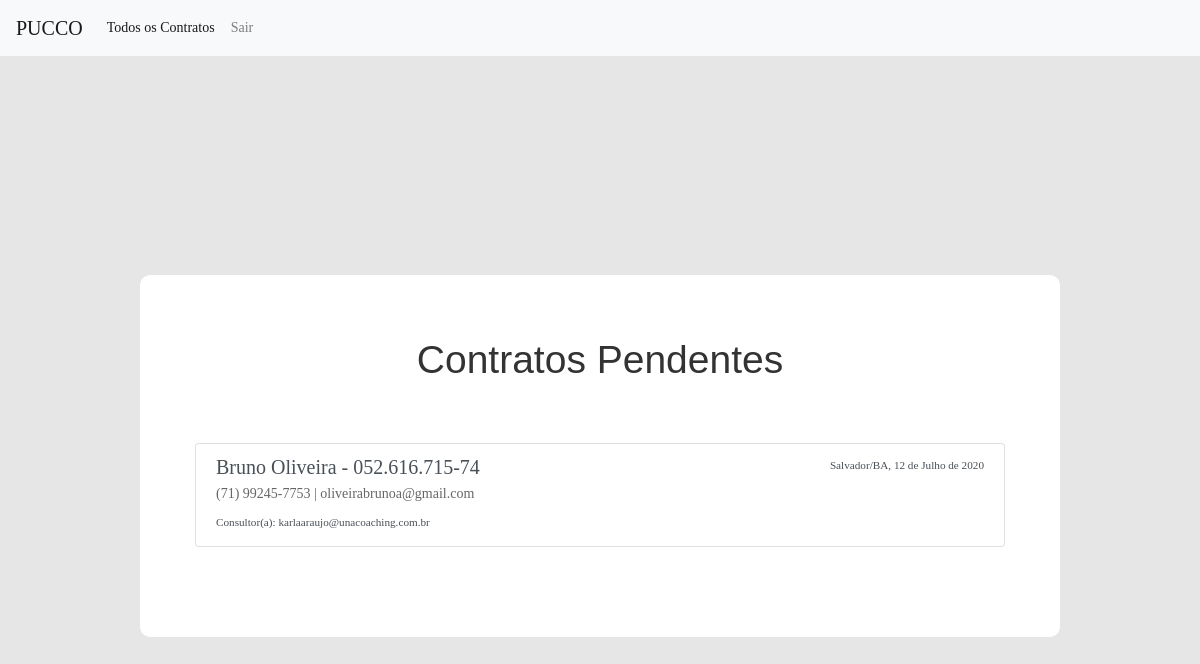
The app's page /contracts/ with its own data.
### tools/models.py (models this page shows)
class Contrato(models.Model):
    id = models.AutoField(primary_key=True, blank=False, null=False)
    contratante = models.CharField(max_length=250,verbose_name="Contratante",blank=False, null=True)
    rg = models.CharField(max_length=11,verbose_name="RG",blank=False, null=True)
    cpf = models.CharField(max_length=14,verbose_name="CPF",blank=False, null=True)
    endereco = models.CharField(max_length=250,blank=False, null=True)
    cidade_estado = models.CharField(max_length=100,verbose_name="Cidade/UF",blank=False, null=True)
    cep = models.CharField(max_length=100,verbose_name="CEP",blank=False, null=True)
    telefone = models.CharField(max_length=100,blank=False, null=True)
    data_nascimento = models.DateField(verbose_name="Data de Nascimento",blank=False, null=True)
    email = models.CharField(max_length=100,blank=False, null=True)
    turma = models.ForeignKey(Turma, null=True, on_delete=models.SET_NULL)
    forma_pagamento=models.CharField(max_length=250,blank=False, null=True)
    condicoes_pagamento=models.TextField(blank=False, null=True)
    extra_bonus =  models.CharField(max_length=100,blank=False, null=True)
    data_criacao = models.CharField(max_length=100,blank=True, null=True)
    consultor = models.CharField(max_length=100,blank=True, null=True)
    url_contrato=models.CharField(max_length=250,blank=False, null=True)
    def __str__(self):
        return '{0} - {1}'.format(self.contratante, self.cpf)
    class Meta:
        verbose_name = 'Contrato'
        verbose_name_plural = 'Contratos'

### tools/views.py (the view)
# urls.py: url(r'^contracts/$', views.allcontracts.as_view(), name='contracts'),
class allcontracts(ListView):
    template_name = 'contracts_list.html'
    model = Contrato

### tools/templates/contracts_list.html (shortened to what this page needs)
{% load staticfiles %}
{% load static %}
<!doctype html>
<html lang="en">
  <head>
    <link rel="stylesheet" href="https://stackpath.bootstrapcdn.com/bootstrap/4.3.1/css/bootstrap.min.css">
    <link rel="stylesheet" href="//code.jquery.com/ui/1.12.1/themes/base/jquery-ui.css">
			<link rel="stylesheet" type="text/css" href="{% static 'vendor/bootstrap/css/bootstrap.min.css' %}">
			<link rel="stylesheet" type="text/css" href="{% static 'fonts/font-awesome-4.7.0/css/font-awesome.min.css' %}">
			<link rel="stylesheet" type="text/css" href="{% static 'fonts/iconic/css/material-design-iconic-font.min.css' %}">
			<link rel="stylesheet" type="text/css" href="{% static 'vendor/animate/animate.css' %}">
			<link rel="stylesheet" type="text/css" href="{% static 'vendor/css-hamburgers/hamburgers.min.css' %}">
			<link rel="stylesheet" type="text/css" href="{% static 'vendor/animsition/css/animsition.min.css' %}">
			<link rel="stylesheet" type="text/css" href="{% static 'vendor/select2/select2.min.css' %}">
			<link rel="stylesheet" type="text/css" href="{% static 'vendor/daterangepicker/daterangepicker.css' %}">
			<link rel="stylesheet" type="text/css" href="{% static 'vendor/noui/nouislider.min.css' %}">
			<link rel="stylesheet" type="text/css" href="{% static 'css/util.css' %}">
			<link rel="stylesheet" type="text/css" href="{% static 'css/main.css' %}">
  </head>
  <body>
    {% include "menu.html" %}
    <div class="container-contact100">
        <div class="wrap-contact100">
          <span class="contact100-form-title">
            Contratos Pendentes
          </span>
    				<div class="list-group">
    					{% for contrato in contrato_list %}
    					  <a href="{% url 'tools:contracts' %}{{contrato.pk}}" class="list-group-item list-group-item-action flex-column align-items-start">
    					    <div class="d-flex w-100 justify-content-between">
    					      <h5 class="mb-1">{{ contrato }}</h5>
    					      <small>{{ contrato.data_criacao }}</small>
    					    </div>
    					    <p class="mb-1">{{ contrato.telefone }} | {{ contrato.email }}</p>
    					    <small>Consultor(a): {{ contrato.consultor }}</small>
    					  </a>
    					{% empty %}
    					    <li>No articles yet.</li>
    					{% endfor %}
    				</div>
      </div>
    </div>
  </body>
</html>

### tools/static/css/main.css (style rules this page uses)
* { margin: 0px; padding: 0px; box-sizing: border-box; }
body, html { height: 100%; font-family: Poppins-Regular, sans-serif; }
a { font-family: Poppins-Regular; font-size: 14px; line-height: 1.7; color: #666666; margin: 0px; transition: all 0.4s; -webkit-transition: all 0.4s; -o-transition: all 0.4s; -moz-transition: all 0.4s; }
h1,h2,h3,h4,h5,h6 { margin: 0px; }
p { font-family: Poppins-Regular; font-size: 14px; line-height: 1.7; color: #666666; margin: 0px; }
.container-contact100 { width: 100%; min-height: 100vh; display: -webkit-box; display: -webkit-flex; display: -moz-box; display: -ms-flexbox; display: flex; flex-wrap: wrap; justify-content: center; align-items: center; padding: 15px; background: #e6e6e6; }
.wrap-contact100 { width: 920px; background: #fff; border-radius: 10px; overflow: hidden; padding: 62px 55px 90px 55px; }
.contact100-form-title { display: block; width: 100%; font-family: inherit; font-size: 39px; color: #333333; line-height: 1.2; text-align: center; padding-bottom: 59px; }

### records on screen
Contrato: contratante+cpf "Bruno Oliveira - 052.616.715-74", data_criacao "Salvador/BA, 12 de Julho de 2020", telefone "(71) 99245-7753", email "oliveirabrunoa@gmail.com", consultor "karlaaraujo@unacoaching.com.br"
